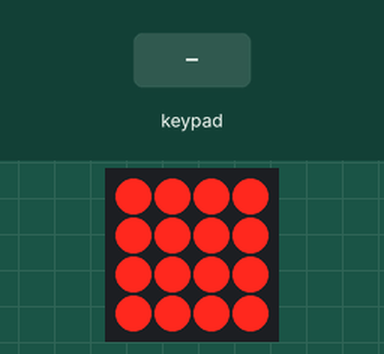
This sketch was run on a simulated Arduino Uno, built with avr-gcc and run on an emulated ATmega328P. Shown: 4×4 LED matrix. The inputs (shaded band) are chosen by the test bench. What the sketch prints to the serial monitor is not drawn.

Above: at 0.4 s.
1.9 s: keypad keys 1 2 pressed 0.4 s apart
At 2.4 s:
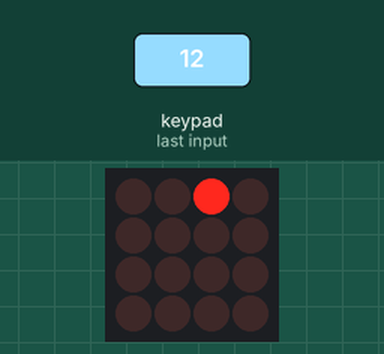
4.2 s: key '4' pressed
At 4.29 s:
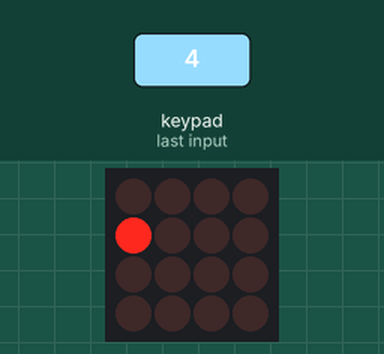
5.8 s: keypad keys 2 5 A pressed 0.4 s apart
At 6.3 s:
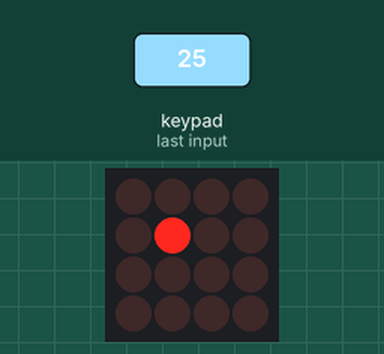
8.5 s: key '3' pressed
At 8.6 s:
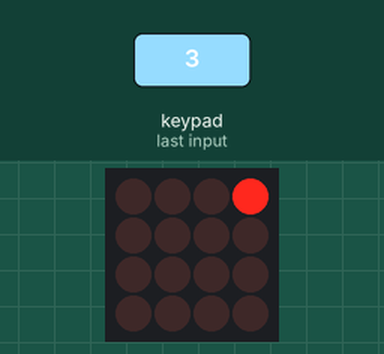
10.2 s: key '6' pressed
At 10.31 s:
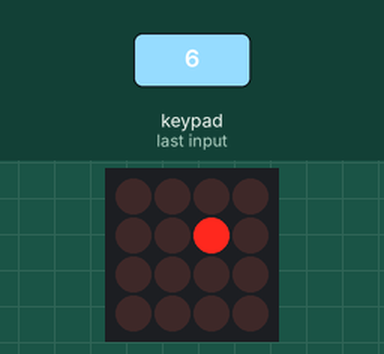
11.9 s: key '7' pressed
At 12.0 s:
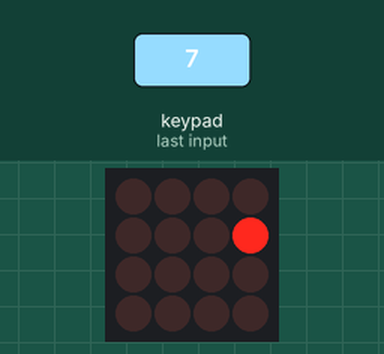
Timing chart, 0 to 14.5 s (numbered marks = the images above; inputs shaded):
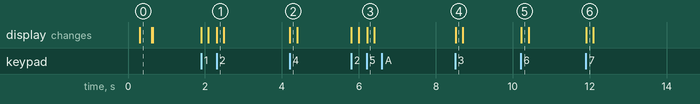

Measured:
- after the input at 1.9 s, the display: first changes at once (image 1 shows a later state)
- after the input at 4.2 s, the display: changes at once (image 2)
- after the input at 5.8 s, the display: first changes at once (image 3 shows a later state)
- after the input at 8.5 s, the display: changes at once (image 4)
- after the input at 10.2 s, the display: changes at once (image 5)
- after the input at 11.9 s, the display: changes at once (image 6)

The sketch:

trellis_push_and_hold.ino
```cpp
/*
 * use the trellis library set individual buttons to momentary or latching,
 * providing accessible arrays to hold variable for each button. Also provides
 * press and hold functionality for trellis buttons.
 * No delays are used, except in the startup button pattern. This frees up the
 * microcontroller to do things.
 *  --mortonkopf--
 */
#include <Wire.h>
#include "Adafruit_Trellis.h"

Adafruit_Trellis matrix0 = Adafruit_Trellis();
Adafruit_TrellisSet trellis =  Adafruit_TrellisSet(&matrix0);

#define NUMTRELLIS 1
#define numKeys (NUMTRELLIS * 16)

unsigned long lastDebounceTime0=0,newDebounceTime0=0;

//===========variables for button states==============//
int buttonState[] = {0,0,0,0,0,0,0,0,0,0,0,0,0,0,0,0};     // current state of the button
int lastButtonState[] = {0,0,0,0,0,0,0,0,0,0,0,0,0,0,0,0}; // previous state of the button
unsigned long startPressed[] = {0,0,0,0,0,0,0,0,0,0,0,0,0,0,0,0};    // the time button was pressed
unsigned long endPressed[] = {0,0,0,0,0,0,0,0,0,0,0,0,0,0,0,0};      // the time button was released
unsigned long timeHold[] = {0,0,0,0,0,0,0,0,0,0,0,0,0,0,0,0};        // the time button is hold
unsigned long timeReleased[] = {0,0,0,0,0,0,0,0,0,0,0,0,0,0,0,0};    // the time button is released

/*
 * Momentary pairs are uses to increase and decrease a value = 0+4 (=tMV 0), 1+5 (tMV 1), 2+6, (tMV 2), 3+7, 16+20, 17+21, 18+22, 19+23
 * they alter the value in trellisMomentValue[]
 */

//used to map across trellis button number into on/off state for easy access
//int trellisOnOff[]={
//  0,0,0,0,0,0,0,0,0,0,0,0,0,0,0,0,
//  0,0,0,0,0,0,0,0,0,0,0,0,0,0,0,0
//};

int trellisMomentValue[]={
  5,5,5,5,5,5,5,5,5,5,5,5,5,5,5,5
};

//store incremented values in momentary array, and store on/off values in latched array
//reversed arrangement
int momentary[]={
0,1,2,3,4,5,6,7,
16,17,18,19,20,21,22,23};

int latched[] ={
31,30,29,28,15,14,13,12,
27,26,25,24,11,10,9,8
};

void setup() {
  Serial.begin(31250);
  Serial.println("Trellis push and hold buttons Demo");

  trellis.begin(0x71);
  trellis.setBrightness(15);
  // light up all the LEDs in order
  for (uint8_t i=0; i<numKeys; i++) {
    trellis.setLED(i);
    trellis.writeDisplay();
    delay(20);
  }
  // then turn them off
  for (uint8_t i=0; i<numKeys; i++) {
    trellis.clrLED(i);
    trellis.writeDisplay();
    delay(20);
  }
}


void loop() {
  doTrellis();
}


//============================trellis button pad read=========================//
void doTrellis(){
  newDebounceTime0 =millis();
  if ((newDebounceTime0 - lastDebounceTime0 ) > 20){
      lastDebounceTime0 = newDebounceTime0;

 // If a button was just pressed or released...
 if (trellis.readSwitches()) {

 for (uint8_t i=0; i<numKeys; i++) {
  if (trellis.justPressed( momentary[i])) {// if it was pressed, turn it on
    trellis.setLED(momentary[i]);

   // Do within the trellis.justpressed { } - this part is the hold variation
          startPressed[i] = millis();
          timeReleased[i] = startPressed[i] - endPressed[i];
    }//end of trellis.justpressed

  if (trellis.justReleased(momentary[i])) {// if it was released, turn it off
    trellis.clrLED(momentary[i]);

    //below added within justreleased for long hold
          endPressed[i] = millis();
          timeHold[i] = endPressed[i] - startPressed[i];

          if (timeHold[i]  <= 399) {
            Serial.print("momentary "); Serial.print(momentary[i]); Serial.print("  short press, changes paired buttons ");
            //can add a function here similar to below, or use the caseTest() example
            // go and do something with this ==>
            caseTest(i); //uncomment to increase or decrease the array value for the momentary button pairs
          }

          if (timeHold[i] >= 400 && timeHold[i] < 1500) {
              Serial.print("Button held for 400ms - goDoSomething(); with button: ");
              Serial.println(i);
              goDoThisMedium(i);
              //go and do something with this = doThisThing();
          }

          if (timeHold[i] >= 1500) {
              Serial.print("Button held for more than 1500ms - goDoAnotherThing();with button: ");
              Serial.println(i);
              goDoThisLong(i);//example of a funtion that relates to long press for this particular button
              //go and do something with this = doThisOtherThing();
          }

    }//end of trellis.justreleased

 }//end of for loop for momentary buttons

    for(int bottom=0;bottom<16;bottom++){
      if(trellisMomentValue[bottom] <= 1){ trellisMomentValue[bottom] = 1;}
      }
    for(int top=0;top<16;top++){ //constrain the variable
      if(trellisMomentValue[top] >= 9){ trellisMomentValue[top] = 9;}
      }

//===== end of momentary check, now check if latch allocated buttons have been pressed ===>

for (uint8_t i=0; i<numKeys; i++) {
    if (trellis.justPressed(latched[i])) {
    // Alternate the LED
    if (trellis.isLED(latched[i])){
      trellis.clrLED(latched[i]);
       Serial.print("latched "); Serial.print(latched[i]);Serial.println("  off");
  // insert a function here such as  trellisOnOff[i]=0;
      }//button latch OFF
    else
  { trellis.setLED(latched[i]);//button latch ON
   Serial.print("latched "); Serial.print(latched[i]);Serial.println("  on");
 //  insert a funciton here such as trellisOnOff[i]=1;
        }
      }
    }
//====all button checking done, now update the display with the results ==>

    trellis.writeDisplay();
for(int i=0;i<numKeys;i++){
  lastButtonState[i] = buttonState[i];
}
   }//end of readswitches
  }//end of debouce time

}//end of do trellis

//=======================two example functions for two hold lengths========//
/*this function is called for a medium press for a given button.
 * you can pass the button number variable to the function
 */
void goDoThisMedium(int i){
    Serial.print("i am in a meduim-press hold function for button: ");
    Serial.println(i);
}

/*this function is called for a long press for a given button.
 * you can pass the button number variable to the function
 */
void goDoThisLong(int i){
    Serial.print("i am in a long-press hold function for button: ");
    Serial.println(i);
}

//==============case code for momentary button pairs========//
void caseTest(int i) {
switch(i) {
   case 0:
trellisMomentValue[0]=trellisMomentValue[0]-1;
Serial.print("0 and 4 down to: ");
 Serial.println(trellisMomentValue[0]);
      break;
    case 1:
trellisMomentValue[1]=trellisMomentValue[1]-1;
Serial.print("1 and 5 down to: ");
 Serial.println(trellisMomentValue[1]);
      break;
      case 2:
trellisMomentValue[2]=trellisMomentValue[2]-1;
Serial.print("2 and 6 down to: ");
 Serial.println(trellisMomentValue[2]);
      break;
    case 3:
trellisMomentValue[3]=trellisMomentValue[3]-1;
Serial.print("3 and 7 down to: ");
 Serial.println(trellisMomentValue[3]);
      break;
      case 4:
trellisMomentValue[0]=trellisMomentValue[0]+1;
Serial.print("0 and 4 up to: ");
 Serial.println(trellisMomentValue[0]);
      break;
    case 5:
trellisMomentValue[1]=trellisMomentValue[1]+1;
Serial.print("1 and 5 up to: ");
 Serial.println(trellisMomentValue[1]);
      break;
      case 6:
trellisMomentValue[2]=trellisMomentValue[2]+1;
Serial.print("2 and 6 up to: ");
 Serial.println(trellisMomentValue[2]);
      break;
    case 7:
trellisMomentValue[3]=trellisMomentValue[3]+1;
Serial.print("3 and 7 up to: ");
 Serial.println(trellisMomentValue[3]);
      break;
    }
}
```
